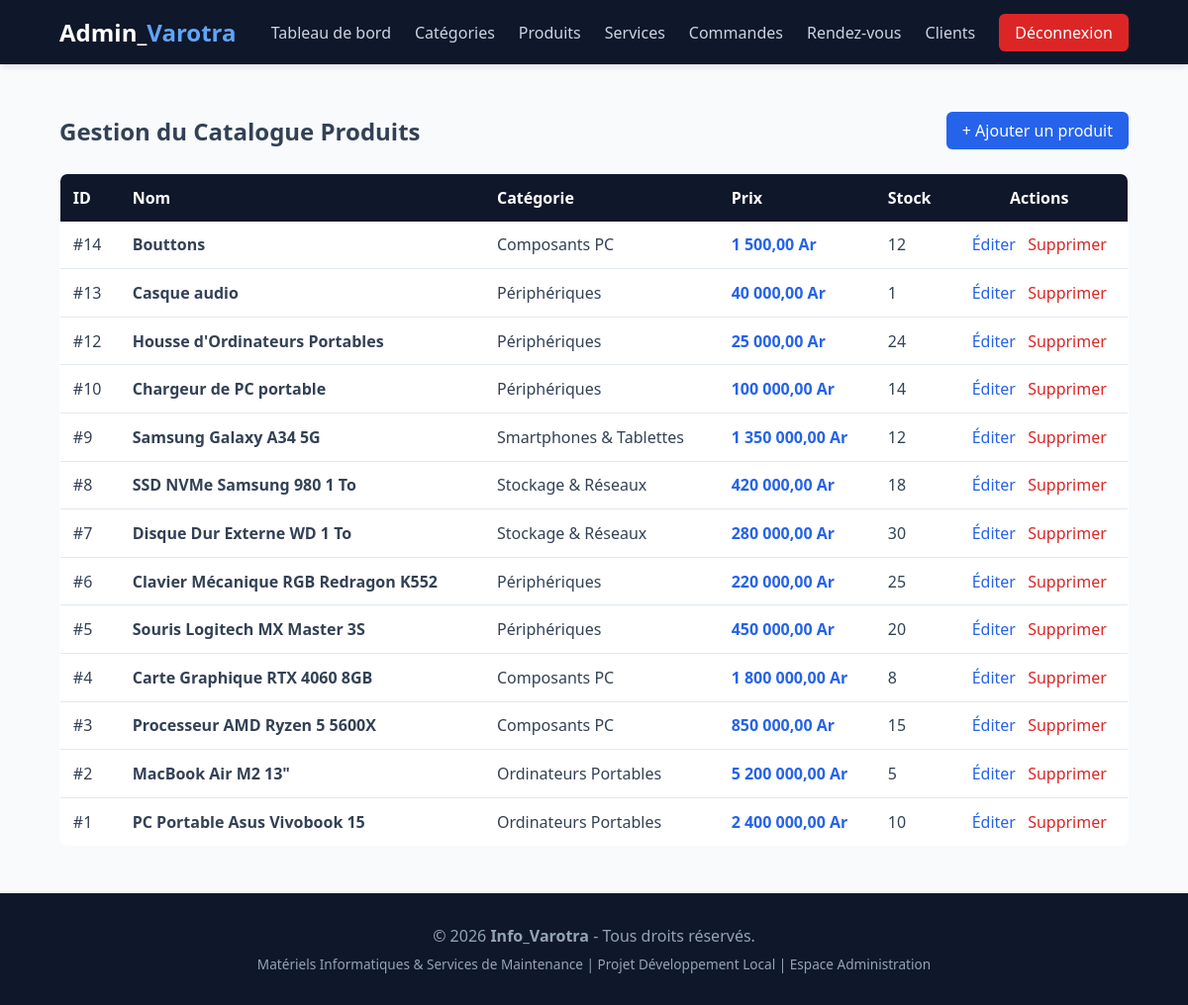
/admin/produits.php (signed in), run on the app's committed database.
### tables this page shows
CREATE TABLE `produit` (
  `id_produit` int NOT NULL,
  `nom_produit` varchar(150) NOT NULL,
  `description` text,
  `prix` decimal(10,2) NOT NULL,
  `stock` int NOT NULL DEFAULT '0',
  `image` varchar(255) DEFAULT NULL,
  `id_categorie` int NOT NULL,
  `image_url` varchar(255) DEFAULT NULL
);

CREATE TABLE `categorie` (
  `id_categorie` int NOT NULL,
  `nom_categorie` varchar(100) NOT NULL,
  `description` text
);

### admin/produits.php (the view, shortened to what this page needs)
<?php
require_once '../config/database.php';
$produits = $pdo->query("SELECT p.*, c.nom_categorie
                        FROM produit p
                        LEFT JOIN categorie c ON p.id_categorie = c.id_categorie
                        ORDER BY p.id_produit DESC")->fetchAll();
require_once __DIR__ . '/includes/header.php';
?>
<!DOCTYPE html>
<html lang="fr">
<head>
    <link rel="stylesheet" href="/Info_Varotra/assets/css/style.css">
</head>
<body>
<main class="container">
    <div style="display: flex; justify-content: space-between; align-items: center; margin-bottom: 1.5rem;">
        <h2>Gestion du Catalogue Produits</h2>
        <a href="produit_form.php" class="btn-primary" style="text-decoration: none;">+ Ajouter un produit</a>
    </div>
    <table style="width: 100%; border-collapse: collapse; background: white; border-radius: 8px; overflow: hidden; border: 1px solid var(--border-color);">
        <thead>
            <tr style="background: var(--primary); color: white; text-align: left;">
                <th style="padding: 0.8rem;">ID</th>
                <th style="padding: 0.8rem;">Nom</th>
                <th style="padding: 0.8rem;">Catégorie</th>
                <th style="padding: 0.8rem;">Prix</th>
                <th style="padding: 0.8rem;">Stock</th>
                <th style="padding: 0.8rem; text-align: center;">Actions</th>
            </tr>
        </thead>
        <tbody>
            <?php foreach ($produits as $prod): ?>
                <tr style="border-bottom: 1px solid var(--border-color);">
                    <td style="padding: 0.8rem;">#<?= $prod['id_produit'] ?></td>
                    <td style="padding: 0.8rem; font-weight: bold;"><?= htmlspecialchars($prod['nom_produit']) ?></td>
                    <td style="padding: 0.8rem;"><?= htmlspecialchars($prod['nom_categorie'] ?? 'Non catégorisé') ?></td>
                    <td style="padding: 0.8rem; color: var(--accent); font-weight: bold;"><?= number_format($prod['prix'], 2, ',', ' ') ?> Ar</td>
                    <td style="padding: 0.8rem;"><?= $prod['stock'] ?></td>
                    <td style="padding: 0.8rem; text-align: center;">
                        <a href="produit_form.php?id=<?= $prod['id_produit'] ?>" style="color: #2563eb; text-decoration: none; margin-right: 0.5rem;">Éditer</a>
                        <a href="produits.php?action=delete&id=<?= $prod['id_produit'] ?>" onclick="return confirm('Supprimer ce produit ?');" style="color: #dc2626; text-decoration: none;">Supprimer</a>
                    </td>
                </tr>
            <?php endforeach; ?>
        </tbody>
    </table>
</main>
<?php require_once __DIR__ . '/includes/footer.php';?>

### assets/css/style.css (style rules this page uses)
:root { --primary: #0f172a; --accent: #2563eb; --accent-hover: #1d4ed8; --bg-light: #f8fafc; --card-bg: #ffffff; --text-color: #334155; --border-color: #e2e8f0; --success: #16a34a; }
* { margin: 0; padding: 0; box-sizing: border-box; font-family: 'Segoe UI', Tahoma, Geneva, Verdana, sans-serif; }
body { background-color: var(--bg-light); color: var(--text-color); display: flex; flex-direction: column; min-height: 100vh; overflow-x: hidden; }
.btn-primary { background-color: var(--accent); color: white !important; padding: 0.5rem 1rem; border-radius: 6px; transition: background-color 0.2s; }
.container { width: 90%; max-width: 1200px; margin: 3rem auto; word-wrap: break-word; overflow-wrap: break-word; }

### data on the page
produit: id_produit "14", nom_produit "Bouttons", id_categorie.nom_categorie "Composants PC", prix "1 500,00", stock "12"
produit: id_produit "13", nom_produit "Casque audio", id_categorie.nom_categorie "Périphériques", prix "40 000,00", stock "1"
produit: id_produit "12", nom_produit "Housse d'Ordinateurs Portables", id_categorie.nom_categorie "Périphériques", prix "25 000,00", stock "24"
produit: id_produit "10", nom_produit "Chargeur de PC portable", id_categorie.nom_categorie "Périphériques", prix "100 000,00", stock "14"
produit: id_produit "9", nom_produit "Samsung Galaxy A34 5G", id_categorie.nom_categorie "Smartphones & Tablettes", prix "1 350 000,00", stock "12"
produit: id_produit "8", nom_produit "SSD NVMe Samsung 980 1 To", id_categorie.nom_categorie "Stockage & Réseaux", prix "420 000,00", stock "18"
produit: id_produit "7", nom_produit "Disque Dur Externe WD 1 To", id_categorie.nom_categorie "Stockage & Réseaux", prix "280 000,00", stock "30"
produit: id_produit "6", nom_produit "Clavier Mécanique RGB Redragon K552", id_categorie.nom_categorie "Périphériques", prix "220 000,00", stock "25"
produit: id_produit "5", nom_produit "Souris Logitech MX Master 3S", id_categorie.nom_categorie "Périphériques", prix "450 000,00", stock "20"
produit: id_produit "4", nom_produit "Carte Graphique RTX 4060 8GB", id_categorie.nom_categorie "Composants PC", prix "1 800 000,00", stock "8"
produit: id_produit "3", nom_produit "Processeur AMD Ryzen 5 5600X", id_categorie.nom_categorie "Composants PC", prix "850 000,00", stock "15"
produit: id_produit "2", nom_produit "MacBook Air M2 13\"", id_categorie.nom_categorie "Ordinateurs Portables", prix "5 200 000,00", stock "5"
produit: id_produit "1", nom_produit "PC Portable Asus Vivobook 15", id_categorie.nom_categorie "Ordinateurs Portables", prix "2 400 000,00", stock "10"
